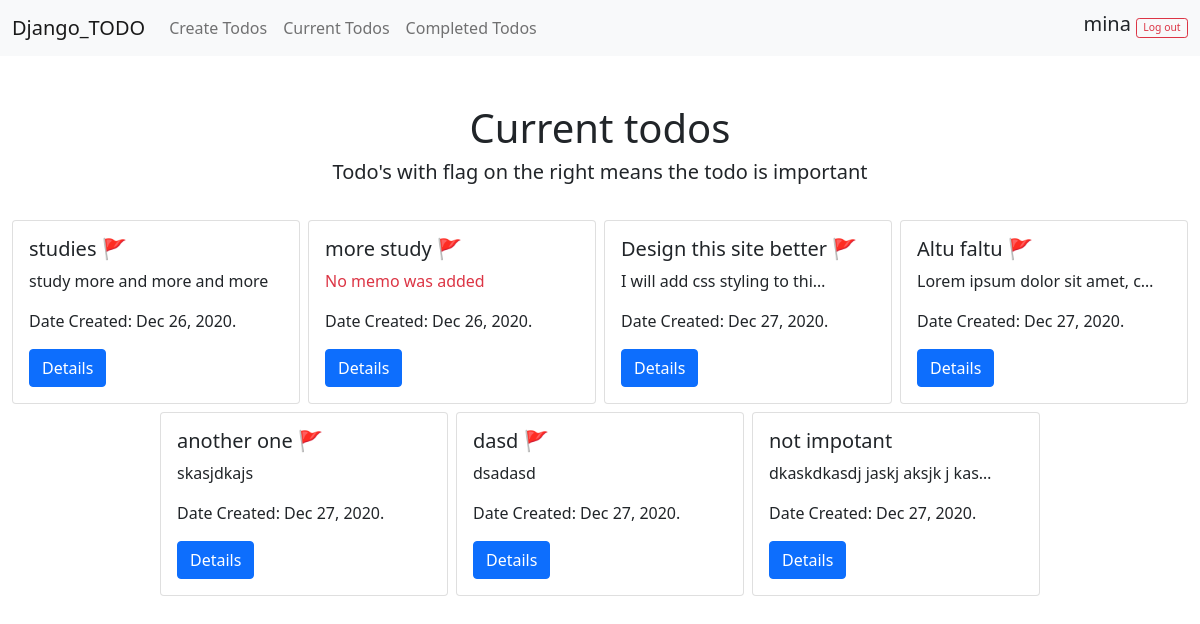
The page /current/ (signed in) on the database its author committed.
### todo/models.py (models this page shows, shortened)
class Todo(models.Model):
    title = models.CharField(max_length = 100)
    memo = models.TextField(blank=True)
    created = models.DateTimeField(auto_now_add = True)
    datecompleted = models.DateTimeField(null=True, blank=True)
    important = models.BooleanField(default=False)
    user = models.ForeignKey(User, on_delete=models.CASCADE)

### todo/views.py (the view)
# urls.py: path('current/', views.currenttodos, name = 'currenttodos'),
@login_required
def currenttodos(request):
    todos = Todo.objects.filter(user = request.user, datecompleted__isnull = True)
    return render(request, 'todo/currenttodos.html', {'todos': todos})

### todo/templates/todo/currenttodos.html (shortened to what this page needs)
{% extends 'todo/base.html' %}
{% block content %}
<h1 class="d-flex justify-content-center">Current todos</h1>
<h5 class="d-flex justify-content-center">Todo's with flag on the right means the todo is important</h5>
<div class="d-flex justify-content-center flex-wrap">
    {% for todo in todos %}
    <div class="card mx-1 my-1" style="width: 18rem;">
        <div class="card-body">
          <h5 class="card-title">{{ todo.title }} {% if todo.important %}🚩{% endif %} </h5>
          {% if todo.memo %}
          <p class="card-text"> {{ todo.memo|truncatechars:30 }}</a></p>
          {% else %}
          <p class="card-text text-danger">No memo was added</p>
          {% endif %}
          <p>Date Created: {{ todo.created|date:"M d, Y." }}</p>
          <a href="{% url 'viewtodo' todo.id %}" class="btn btn-primary">Details</a>
        </div>
      </div>
    {% endfor %}
</div>
{% endblock %}

### todo/templates/todo/base.html (shortened to what this page needs)
<link
  href="https://cdn.jsdelivr.net/npm/bootstrap@5.0.0-beta1/dist/css/bootstrap.min.css"
  rel="stylesheet"
/>
{% if user.is_authenticated %}
<nav class="navbar navbar-expand-lg navbar-light bg-light">
    <div class="container-fluid">
      <a class="navbar-brand" href="{% url 'currenttodos' %}">Django_TODO</a>
      <div class="collapse navbar-collapse" id="navbarSupportedContent">
        <ul class="navbar-nav me-auto mb-2 mb-lg-0">
          <li class="nav-item">
            <a class="nav-link" href="{% url 'createtodos' %}"
              >Create Todos</a
            >
          </li>
          <li class="nav-item">
            <a class="nav-link" href="{% url 'currenttodos' %}">Current Todos</a>
          </li>
          <li class="nav-item">
            <a class="nav-link" href="{% url 'completedtodos' %}">Completed Todos</a>
          </li>
        </ul>
        <h5>{{user.username}}</h5>
        <form class="navbar-nav mb-2 mb-lg-0" action="{% url 'logoutuser' %}" method="POST">
            <button class="btn btn-xs btn-outline-danger" type="submit">Log out</button>
          </form>
      </div>
    </div>
  </nav>
{% endif %}
{% block content %} {% endblock %}

### todo/templates/todo/base.html (style rules this page uses)
.btn-group-xs > .btn, .btn-xs { padding: .4rem .4rem; font-size: .65rem; line-height: .5; border-radius: .2rem; margin-left: 5px; }

### rows shown on the page
Todo: title "studies", memo "study more and more and more", created "Dec 26, 2020."
Todo: title "more study", memo "No memo was added", created "Dec 26, 2020."
Todo: title "Design this site better", memo "I will add css styling to thi…", created "Dec 27, 2020."
Todo: title "Altu faltu", memo "Lorem ipsum dolor sit amet, c…", created "Dec 27, 2020."
Todo: title "another one", memo "skasjdkajs", created "Dec 27, 2020."
Todo: title "dasd", memo "dsadasd", created "Dec 27, 2020."
Todo: title "not impotant", memo "dkaskdkasdj jaskj aksjk j kas…", created "Dec 27, 2020."

### other values the page prints
{{ user.username }} "mina"
